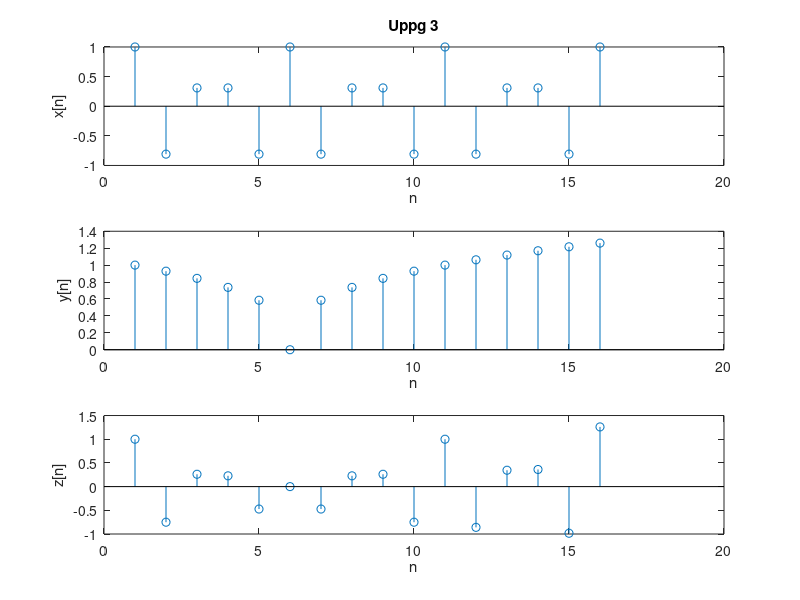

Write MATLAB code to recreate this figure.
n = linspace(-1, 2, 16)';

x = [cos(6 * pi * n)]
y = [abs(n) .^ (1/3)]
z = [ cos(6 * pi * n) .* abs(n) .^(1/3)]

subplot(3,1,1);
stem(x)
title('Uppg 3')
xlabel('n')
ylabel('x[n]')
%legend('x')

subplot(3,1,2);
stem(y)
xlabel('n')
ylabel('y[n]')
%legend('y')

subplot(3,1,3);
stem(z)
xlabel('n')
ylabel('z[n]')
%legend('z')


